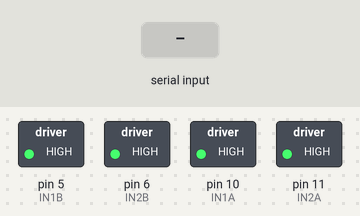
Bench run of a sketch on a simulated Arduino Uno, built with avr-gcc and run on an emulated ATmega328P. Shown: switched loads named in the sketch (green lamp = pin HIGH). The test bench sets the inputs (shaded band).

Above: at 1.2 s.
1.3 s: "<90,45,200>" received over Serial
At 2.3 s:
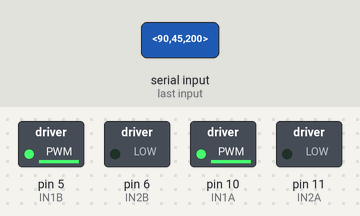
2.8 s: "<0>" received over Serial
At 3.4 s:
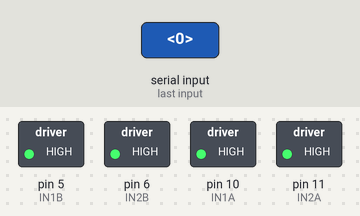
4.3 s: "<30,150,10>" received over Serial
At 4.6 s:
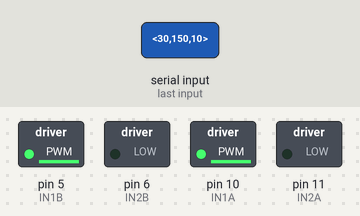
5.8 s: "<5>" received over Serial
At 6.9 s:
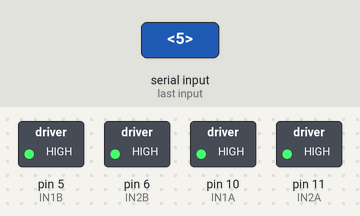
Timing chart, 0 to 8.3 s (numbered marks = the images above; inputs shaded):
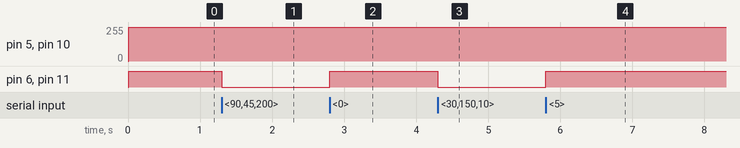

The sketch:

turtlebot.ino
```cpp
//Declare Motor Pins
#define IN1A 10   //  IN1 IN2
#define IN2A 11  //  PWM 0   |Forward
#define IN1B 5    //  0   PWM |Reverse
#define IN2B 6    //  1   1   |Brake
// 20

//Hardware measurements
#define maxRPM 20
const float baseDistance = 0.2; //distance between wheels in metres
const float wheelDiameter = 0.15; //diameter of wheel

const float baseHalf = baseDistance/2;
const float wheelRadius = wheelDiameter/2;
const float distPerRev = wheelDiameter*PI; //dist per rev of wheel


float rightVel = 0.0; //Velocity of right wheel
float leftVel = 0.0; //Velocity of left wheel
float rightRpm = 0.0;
float leftRpm = 0.0;
float rightPwm = 0.0;
float leftPwm = 0.0;

//====== Serial Stuff
const byte numChars = 32;
char receivedChars[numChars];
char tempChars[numChars];        // temporary array for use when parsing

      // variables to hold the parsed data
char messageFromROS[numChars] = {0};
float angularVel = 0.0;
float linearVel = 0.0;
boolean newData = false;
//============

char fuden[] = "hello world";

void setup() {
  // put your setup code here, to run once:

  Serial.begin(115200);
  //Serial.println("<HelloWorld, 0.15, 0>");
  //Innit Motor Pins
  pinMode(IN1A, OUTPUT);
  pinMode(IN2A, OUTPUT);
  pinMode(IN1B, OUTPUT);
  pinMode(IN2B, OUTPUT);
  delay(10);
  digitalWrite(IN1A, LOW);
  digitalWrite(IN1B, LOW);


}

void loop() {

readSerial();
calVel();
//    <v, 0.15, 0>
timer();
moveWheels();

}
//============================================
unsigned long startMillis = millis();  //some global variables available anywhere in the program
unsigned long currentMillis;
const unsigned long period = 1000;
void timer(){
  currentMillis = millis();  //get the current "time" (actually the number of milliseconds since the program started)
  if (currentMillis - startMillis >= period)  //test whether the period has elapsed
  {
    //Serial.println((float)leftRpm);
    //Serial.println((float)leftPwm);


    startMillis = currentMillis;  //IMPORTANT to save the start time of the current LED state.
  }
}

void readSerial(){
    recvWithStartEndMarkers();
    if (newData == true) {
        strcpy(tempChars, receivedChars);
            // this temporary copy is necessary to protect the original data
            //   because strtok() used in parseData() replaces the commas with \0
        parseData();
        //showParsedData();
        newData = false;
    }
}

void recvWithStartEndMarkers() {
    static boolean recvInProgress = false;
    static byte ndx = 0;
    char startMarker = '<';
    char endMarker = '>';
    char rc;

    while (Serial.available() > 0 && newData == false) {
        rc = Serial.read();

        if (recvInProgress == true) {
            if (rc != endMarker) {
                receivedChars[ndx] = rc;
                ndx++;
                if (ndx >= numChars) {
                    ndx = numChars - 1;
                }
            }
            else {
                receivedChars[ndx] = '\0'; // terminate the string
                recvInProgress = false;
                ndx = 0;
                newData = true;
            }
        }

        else if (rc == startMarker) {
            recvInProgress = true;
        }
    }
}

//============

void parseData() {      // split the data into its parts

    char * strtokIndx; // this is used by strtok() as an index

    strtokIndx = strtok(tempChars,",");      // get the first part - the string
    strcpy(messageFromROS, strtokIndx); // copy it to messageFromPC

    strtokIndx = strtok(NULL, ","); // this continues where the previous call left off
    linearVel = atof(strtokIndx);     // convert this part to an integer

    strtokIndx = strtok(NULL, ",");
    angularVel = atof(strtokIndx);     // convert this part to a float

}

//============
float x = 0.0;

void showParsedData() {
    Serial.print("Message ");
    Serial.println(messageFromROS);
    Serial.print("Integer ");
    Serial.println(linearVel);
    Serial.print("Float ");
    Serial.println(angularVel);
    x = angularVel + linearVel;
    Serial.println(x);

}

float pwmMap(float y){
  x = abs(y);
  //cap max rpm
  if(x >= 20.0){
    return 254;
    }
  else{
  return (x * (254 / maxRPM));
}}
void calVel(){

  leftVel = linearVel + (angularVel * baseHalf);
  rightVel = linearVel - (angularVel * baseHalf);
  //Calculate pwm to send to each motor
  leftRpm = leftVel * (60 / distPerRev);
  rightRpm = rightVel * (60 / distPerRev);
  leftPwm = pwmMap(leftRpm);
  rightPwm = pwmMap(rightPwm);
}

void moveWheels(){
  //brake
  if( linearVel == 0.0 and angularVel == 0.0){
    digitalWrite(IN1A,HIGH);
    digitalWrite(IN2A, HIGH);
    digitalWrite(IN1B,HIGH);
    digitalWrite(IN2B, HIGH);
  }
  else{

    //_____LEFT wheel_________
  if( leftRpm > 0.0){//forwards
    analogWrite(IN1A,leftPwm);
    digitalWrite(IN2A, LOW);
    }
   else{//reverse
    analogWrite(IN2A,leftPwm);
    digitalWrite(IN1A, LOW);
   }

//_____RIGHT wheel_________
  if( rightRpm > 0.0){//forwards
    analogWrite(IN1B,leftPwm);
    digitalWrite(IN2B, LOW);
    }
   else{//reverse
    analogWrite(IN2B,leftPwm);
    digitalWrite(IN1B, LOW);
   }
  }


}
```

Measured:
- after the input at 1.3 s, pin 5 (IN1B), pin 10 (IN1A): 255/255 → 254/255 at once; pin 6 (IN2B), pin 11 (IN2A): HIGH → LOW at once
- after the input at 2.8 s, pin 5 (IN1B), pin 10 (IN1A): 254/255 → 255/255 at once; pin 6 (IN2B), pin 11 (IN2A): LOW → HIGH at once
- after the input at 4.3 s, pin 5 (IN1B), pin 10 (IN1A): 255/255 → 254/255 at once; pin 6 (IN2B), pin 11 (IN2A): HIGH → LOW at once
- after the input at 5.8 s, pin 5 (IN1B), pin 10 (IN1A): 254/255 → 255/255 at once; pin 6 (IN2B), pin 11 (IN2A): LOW → HIGH at once
